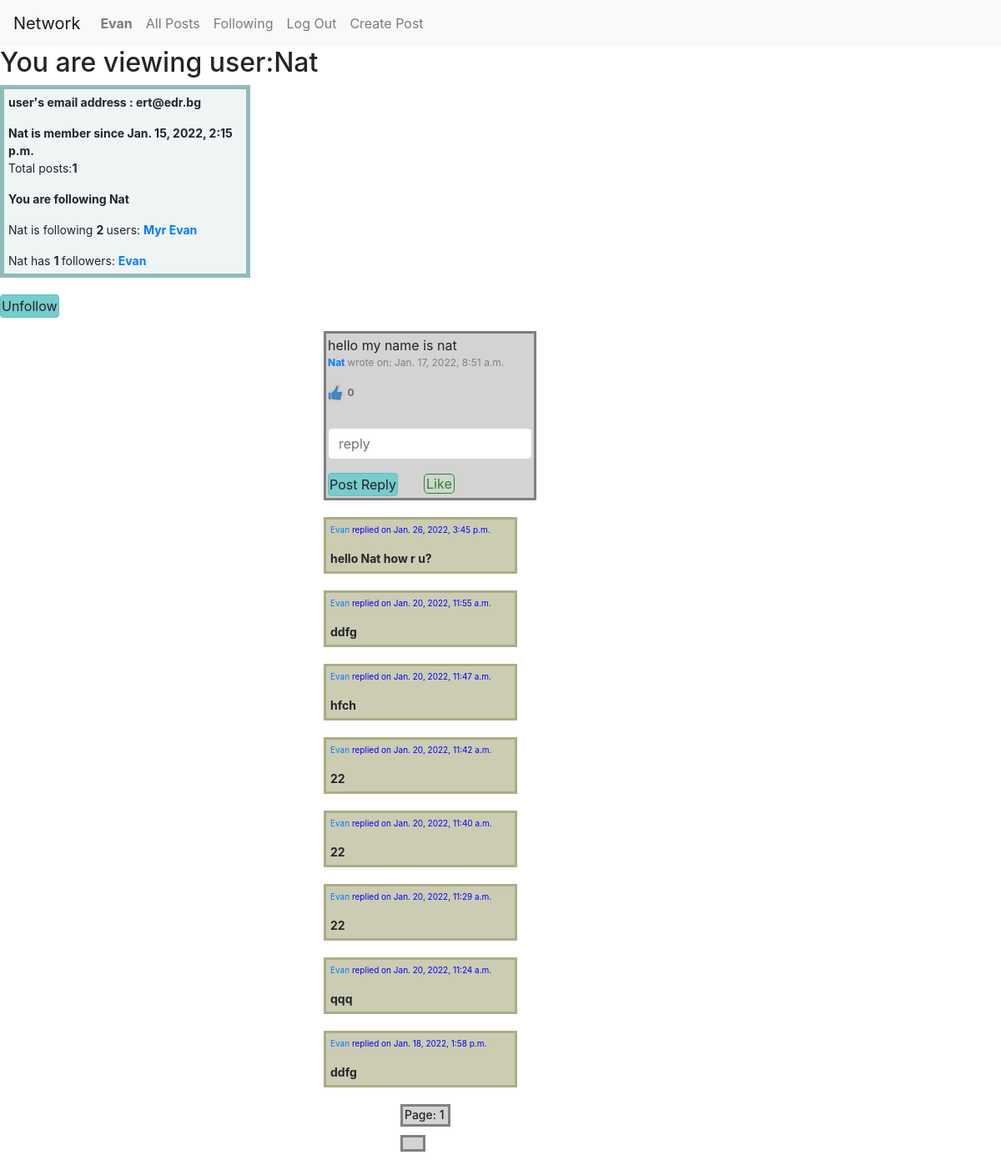
/profile/4 (signed in), run on an earlier commit of the app's database.
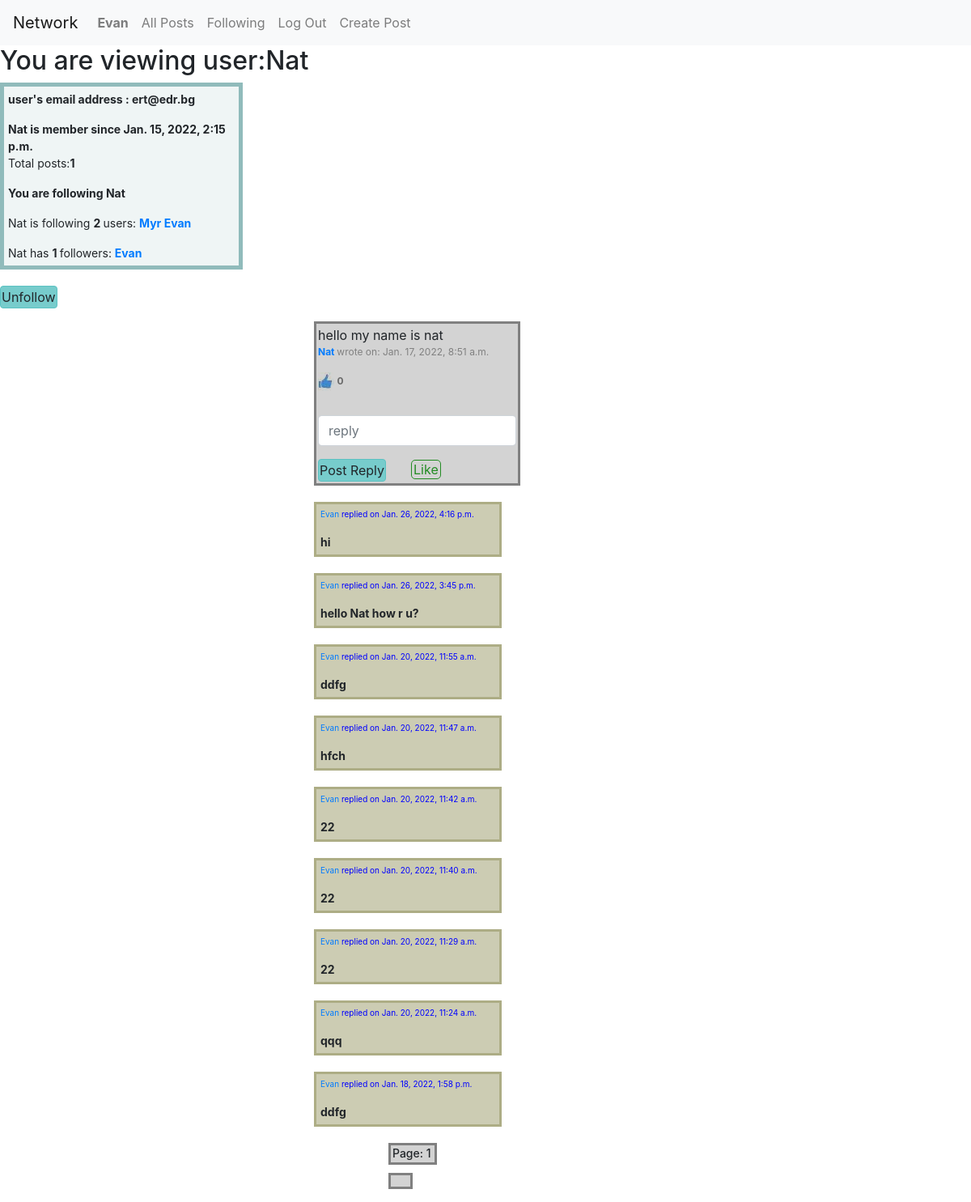
And on a later commit of the database.
### network/models.py (models this page shows, shortened)
class User(AbstractUser):
    email=models.EmailField(max_length=254)
    date_joined = models.DateTimeField(default=timezone.now)
    following = models.ManyToManyField("User", blank="TRUE", related_name="followers")
    def __str__(self):
        return f"{self.username}"

class Mypost(models.Model):
    description=models.CharField(max_length=300)
    created_date=models.DateTimeField(default=now, editable=False)
    owner=models.ForeignKey(User, on_delete=models.CASCADE, null="TRUE", blank="TRUE")
    likes = models.ManyToManyField(User, blank="TRUE", related_name="likers")
    objects = MypostManager()

class Reply(models.Model):
    reply_txt=models.CharField(max_length=150, blank="True")
    mypost_reply=models.ForeignKey(Mypost, on_delete=models.CASCADE, null="TRUE", blank="TRUE")
    created_date=models.DateTimeField(default=now, editable=False)
    lists = models.ManyToManyField(Mypost, blank="TRUE", related_name="replies")  # post_reply
    owner = models.ForeignKey(User, on_delete=models.CASCADE, null="TRUE", blank="TRUE")
    objects = ReplyManager()
    class Meta:
        ordering = ['-created_date']
    def __str__(self):
        return f"{self.reply_txt}"

### network/views.py (the view, shortened to what this page needs)
# urls.py: path("profile/<int:user_id>", views.profile, name="profile"),
@login_required
def profile(request, user_id):
    current_user = request.user
    targ_user = User.objects.get(id=user_id)
    user_posts=Mypost.objects.filter(owner_id=user_id).order_by('-created_date')
    user_posts_count=user_posts.count()
    page = paging(request, user_posts)
    myfollowinglist = current_user.followers.all()
    followinglist=targ_user.followers.all()
    followerslist=User.objects.filter(followers=user_id)
    no_of_followers=len(followerslist)
    no_of_following=len(followinglist)
    print(current_user,"Your followers are", followerslist)
    print(current_user,"You r following",myfollowinglist)
    if request.method == "POST" and "post_reply" in request.POST:
        reply_txt = request.POST["reply_txt"]
        mypost_reply = request.POST.get("post_id")
        reply(request, reply_txt, mypost_reply)
        return render(request, "network/profile.html", {"targ_user": targ_user,"count":page.count,"page":page})
    if request.method == "POST" and "load_post" in request.POST:
        post_to_load_id = request.POST.get("post_to_load_id")
        edit_post(request,post_to_load_id)
        post_to_load = Mypost.objects.get(pk=post_to_load_id)
        return render(request, "network/edit_post.html", {"post_to_load": post_to_load})
    if targ_user in followinglist:
        print(request.user,"you are following user", targ_user)
    created_date = timezone.now()
    page = paging(request, user_posts)
    if request.method=="POST" and "unfollow" in request.POST:
        targ_user.following.remove(current_user)
        followerslist = User.objects.filter(followers=user_id)
        no_of_followers = len(followerslist)
        print(current_user,"Now you are following", myfollowinglist)
        print(targ_user, "has these followers", followerslist)
        return render(request, "network/profile.html", {"targ_user": targ_user, "followinglist": followinglist,
                                                        "user_posts":user_posts,"user_posts_count":user_posts_count,
                                                        "no_of_following":no_of_following,"followerslist": followerslist,
                                                        "no_of_followers":no_of_followers, "myfollowinglist":myfollowinglist,"count":page.count,"page":page})
    else:
        return render(request, "network/profile.html", {"targ_user": targ_user, "followinglist": followinglist,
                                                        "user_posts":user_posts,"user_posts_count":user_posts_count,
                                                        "no_of_following":no_of_following,"followerslist": followerslist,
                                                        "no_of_followers":no_of_followers, "myfollowinglist":myfollowinglist,"count":page.count,"page":page})

### network/views.py (called while the page is built)
def paging(request,the_posts):
    post_paginator=Paginator(the_posts,10)
    page_num = request.GET.get("page")
    return post_paginator.get_page(page_num)

### network/templates/network/profile.html (shortened to what this page needs)
{% extends "network/layout.html" %}
{% load static %}
{% block body %}
{% ifnotequal request.user targ_user %}
    <h2>You are viewing user:{{targ_user.username}}</h2>
<div class= "prof"><strong> user's email address : {{targ_user.email}}</strong></p>
<strong> {{targ_user.username}} is member since {{ targ_user.date_joined }}</strong>
    <p>Total posts:<strong>{{user_posts_count}}</strong></p>
    {% if targ_user in myfollowinglist %}
    <p><strong> You are following {{targ_user.username}}</strong></p>
    {% endif %}
         {{targ_user.username}} is following <strong>{{no_of_following}} </strong> users:
        {% for fol in followinglist %}
            <strong> <a href="{% url 'profile' fol.id %}" > {{fol.username}} </a></strong>
        {% endfor %}
          {{targ_user.username}} has  <strong>{{no_of_followers}} </strong> followers:
        {% for fol in followerslist %}
      <strong> <a href="{% url 'profile' fol.id %}" > {{fol.username}} </a></strong>
        {% endfor %}
</div>
{% if not targ_user in myfollowinglist %}
    <form action="{% url 'profile' targ_user.id %}" method="post">
        {% csrf_token %}
   <input class="btn btn-primary" type="submit"   name="follow" value="Follow">
    </form>
{% else %}
    <form action="{% url 'profile' targ_user.id %}" method="post">
   <input class="btn btn-primary" type="submit"   name="unfollow" value="Unfollow">
    </form>
{% endif %}
{% endifnotequal %}
{% for user_post in  page.object_list %}
<section>
<ul>
<div class="post">{{user_post.description}}
    <p style= "color:grey; font-size:12px;"> <strong><a href="{% url 'profile' targ_user.id %}" > {{targ_user.username}} </strong></a> wrote on: {{user_post.created_date}} </p>
        {% if user_post.likes.all.count != 0 %}
    <p id="likes" style= "color:grey; font-size:12px;mix-blend-mode: multiply;"><img src="{% static  'network/images/like1.jpg' %}" alt="like image">
        <span><strong id="likescounter_{{post.id}}">{{ user_post.likes.all.count }}</strong></span>
        {% else %}
    <p id="likes" style= "color:grey; font-size:12px;mix-blend-mode: multiply;"><img src="{% static  'network/images/like1.jpg' %}" alt="like image">
        <span><strong id="likescounter_{{post.id}}">0</strong></span>
        {% endif %}
<form action="{% url 'profile' targ_user.id %}" method="post">
        <div class="form-group">
            <input class="form-control" autofocus style="margin-top:30px" type="text" name="reply_txt" placeholder="reply">
        </div>
    <input class="btn btn-primary" type="submit" name="post_reply" value="Post Reply">
                <div class="likes">
                        {% if request.user in post.likes.all %}
                        <span id="unlikebtn" class="likeunlike" data-id="{{post.id}}" onclick="return false" title="UNLIKE" >Unlike</span>
                        {% else %}
                        <span id="likebtn" class="likeunlike" data-id="{{post.id}}" onclick="return false"  title="LIKE">Like</span>
                        {% endif %}
                </div>
</div>
</ul>
</section>
{% for rep in user_post.replies.all %}
 <ul>
        <div class="replies" ><p style= "color:blue; font-size:10px;"><a href="{% url 'profile' rep.owner_id %}">{{rep.owner}}</a>
            replied on {{rep.created_date}}</p> <strong>{{rep}} </strong> </div>
</ul>
{% endfor %}
    </div>
{% endfor %}
<h2 class="page"> Page: {{ page.number }}</h2>
        <div class="page-links">
        </div>
{% endblock %}

### network/templates/network/layout.html (shortened to what this page needs)
{% load static %}
<!DOCTYPE html>
<html lang="en">
    <head>
        <link rel="stylesheet" href="https://stackpath.bootstrapcdn.com/bootstrap/4.4.1/css/bootstrap.min.css">
        <link href="{% static 'network/styles.css' %}" rel="stylesheet">
    </head>
    <body>
        <nav class="navbar navbar-expand-lg navbar-light bg-light sticky-top">
            <a class="navbar-brand" href="{% url 'index' %}">Network</a>
            <div>
              <ul class="navbar-nav mr-auto">
                {% if user.is_authenticated %}
                    <li class="nav-item">
                        <a class="nav-link" href="{% url 'profile' user.id %}" ><strong>{{ user.username }}</strong></a>
                    </li>
                {% endif %}
                <li class="nav-item">
                  <a class="nav-link" href="{% url 'index' %}">All Posts</a>
                </li>
                {% if user.is_authenticated %}
                    <li class="nav-item">
                        <a class="nav-link" href="/following">Following</a>
                    </li>
                    <li class="nav-item">
                        <a class="nav-link" href="{% url 'logout' %}">Log Out</a>
                    </li>
                  <li class="nav-item">
                        <a class="nav-link" href="{% url 'create_post' %}">Create Post</a>
                    </li>
                {% endif %}
              </ul>
            </div>
          </nav>
        <div class="body">
            {% block body %}
            {% endblock %}
    </body>
</html>

### network/static/network/styles.css (style rules this page uses)
.post { border: 3px solid grey; background-color: lightgrey; font-size: 16px; min-height: 100px; width: 22%; padding: 2px; margin-bottom:20px; position: relative; left: 30%; }
.replies { border: 3px solid #adad85; background-color: #ccccb3; font-size: 14px; min-height: 10px; width: 20%; padding: 5px; margin-bottom:20px; position: relative; overflow: visible; left: 30%; }
.prof { border: 5px solid #90bbbb; background-color: #eff5f5; font-size: 14px; min-height: 10px; width: 25%; padding: 5px; margin-bottom:20px; position: relative; overflow: visible; left: 0%; }
.btn-primary, .btn-primary:hover, .btn-primary:active, .btn-primary:visited, .btn-primary:focus { color: #212529; background-color: #7cc; border-color: #5bc2c2; min-height: 5px; min-width: 2%; padding: 1px; position: relative; }
.page { border: 3px solid grey; background-color: lightgrey; font-size: 14px; min-height: 20px; max-width: 60px; padding: 2px; margin-bottom:10px; position: relative; left: 40%; }
.page-links { border: 3px solid grey; background-color: lightgrey; font-size: 14px; min-height: 20px; min-width: 30px; padding: 2px; margin-bottom:10px; position: relative; display: inline-block; left: 40%; }
.likeunlike { border: 1px solid #228B22; color: #228B22; padding: 1px 2px; text-align: right; text-decoration: none; display: inline; font-size: 16px; margin: 1px 2px; cursor: pointer; left: 40%; border-radius: 5px; }
.likes { display: inline; width: 10%; height: 10%; margin: 5%; padding: 5%; }
#likebtn { border: 1px solid #228B22; color: #228B22; }

What changed in the data, as far as the page shows it:
added Reply: owner "Evan", created_date "Jan. 26, 2022, 4:16 p.m.", reply_txt "hi"
